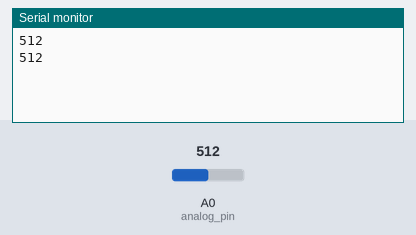
This sketch was run on a simulated Arduino Uno, built with avr-gcc and run on an emulated ATmega328P. Shown: the last lines printed to the serial monitor. The inputs (shaded band) are chosen by the test bench; at power-on: A0 (analog_pin) = 512.

Above: at 1.2 s.
1.3 s: A0 (analog_pin) set to 716
At 1.3 s:
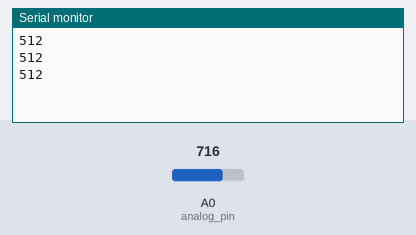
2.8 s: A0 (analog_pin) set to 900
At 3.3 s:
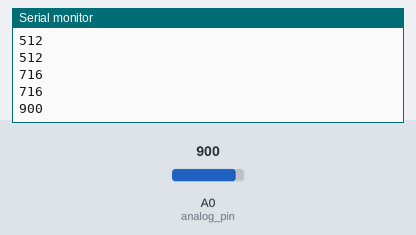
Timing chart, 0 to 5.8 s (numbered marks = the images above; inputs shaded):
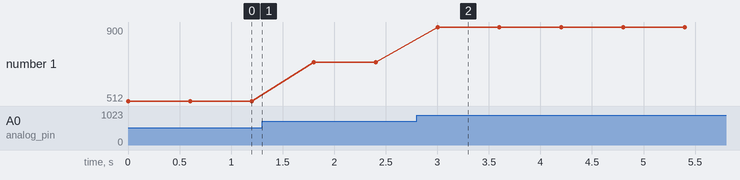

The sketch:

Flight_Simulator_Ground_Viewer_Sketch.ino
```cpp
//USER SETUP
const byte analog_bracket = 3;
const byte analog_pin = A0;  // connect all switches to this of your chosen analog pin
const long groundView_interval = 55; // set this high enough to allow single selections -- low number = faster repeats

//record your switch input values here
const int  eyelevel_fwd     = 42; // FSX 'keyboard options' and Link2FS 'KEYS' code ctrl and bksp -- Upload "D110"
const int  eyelevel_back    = 42; // FSX 'keyboard options' and Link2FS 'KEYS' code ctrl and entr -- Upload "D100"
const int  selection_3D     = 42; // FSX 'keyboard options' and Link2FS 'KEYS' code shift and n   -- Upload "D090"
const int  look_down        = 42; // FSX 'keyboard options' and Link2FS 'KEYS' code shift and b   -- Upload "D080"
const int  look_right       = 42; // FSX 'keyboard options' and Link2FS 'KEYS' code shift and j   -- Upload "D070"
const int  look_up          = 42; // FSX 'keyboard options' and Link2FS 'KEYS' code shift and i   -- Upload "D060"
const int  zoom_in          = 42; // FSX 'keyboard options' and Link2FS 'KEYS' code shift and u   -- Upload "D050"
const int  look_fwd_2D      = 42; // FSX 'keyboard options' and Link2FS 'KEYS' code shift and o   -- Upload "D040"
const int  zoom_out         = 42; // FSX 'keyboard options' and Link2FS 'KEYS' code shift and v   -- Upload "D030"
const int  eyelevel_up      = 42; // FSX 'keyboard options' and Link2FS 'KEYS' code shift and p   -- Upload "D020"
const int  look_left        = 42; // FSX 'keyboard options' and Link2FS 'KEYS' code shift and l   -- Upload "D010"
const int  eyelevel_dn      = 42; // FSX 'keyboard options' and Link2FS 'KEYS' code shift and m   -- Upload "D000"
//end user setup


void setup() {
  /*
  The Arduino analog pins are analog input by default -- all input pins should not be left unconnected (floating).
  Plug one of the following three pin ranges into the next line of code depending on your Arduino board and the
  analog pin that you are using. The example below exempts pin A0 which is used as the analog input pin. Arduino NANO
  and PRO MINI analog pins A6 and A7 have no digital functions. Connect pins A6 and A7 to +5V through 39k ohm resistors.
   for Arduino UNO  i=15; i<20; i++
   NANO & PRO MINI  i=15; i<20; i++
   for Arduino MEGA i=55; i<70; i++
  */
  for (byte i=15; i<22; i++) pinMode(i, INPUT_PULLUP); // NANO using analog pin A0 (D14) -- pull pins A1 thru A7 HIGH

  Serial.begin(115200);
}// end setup()


void loop() {
  static long slot_analogDisplay, slot_groundView;

//DISPLAY CURRENT analogRead() -- place // in front of the following line when single and multiple hits run smoothly
  if (millis() > slot_analogDisplay) {Serial.println(analogRead(analog_pin)); slot_analogDisplay += 600;}

//PROVIDE TIME FOR other programming to run
  if (millis() > slot_groundView) {GROUND_VIEW_GATEKEEPER(); slot_groundView += 10;}
}// end loop()


void GROUND_VIEW_GATEKEEPER() {
  int analog_read1Low, analog_read1High, analog_read2;
  static long slot_viewKeyboard;
  bool check_valid;

  analogRead(analog_pin); // stabilize the analog to digital converter --
  analog_read1Low = analogRead(analog_pin) - analog_bracket;

//WAIT FOR SWITCH to be pushed
  if (analog_read1Low < 900) {
    analog_read1High = analog_read1Low + (2 * analog_bracket);
    analog_read2 = analogRead(analog_pin);

//PROCEED IF CONTACT is stable and repeat has timed out
    if ((analog_read1Low < analog_read2) && (analog_read1High > analog_read2) && (millis() > slot_viewKeyboard)) {
      check_valid = GROUND_VIEW_KEYBOARD(analog_read1Low, analog_read1High);

//slot_viewKeyboard IS EXTENDED ONLY if input matches preprogrammed value -- string uploaded to Link2FS
      if (check_valid == true) slot_viewKeyboard = millis() + groundView_interval;

    }//close input is stable ....
  }// close key pressed
}// close ground_view_gatekeeper()


bool GROUND_VIEW_KEYBOARD(int low, int high) {
  bool success = false;
  //Serial.println("Keyboard");

//CHECK ANALOG INPUT against user setup values -- upload Link2FS code
  if ((low < eyelevel_dn) && (high > eyelevel_dn)) {
     Serial.println("D000"); success = true; return success; }
  if ((low < look_left) && (high > look_left)) {
     Serial.println("D010"); success = true; return success; }
  if ((low < eyelevel_up) && (high > eyelevel_up)) {
     Serial.println("D020"); success = true; return success; }
  if ((low < zoom_out) && (high > zoom_out)) {
     Serial.println("D030"); success = true; return success; }
  if ((low < look_fwd_2D) && (high > look_fwd_2D)) {
     Serial.println("D040"); success = true; return success; }
  if ((low < zoom_in) && (high > zoom_in)) {
     Serial.println("D050"); success = true; return success; }
  if ((low < look_up) && (high > look_up)) {
     Serial.println("D060"); success = true; return success; }
  if ((low < look_right) && (high > look_right)) {
     Serial.println("D070"); success = true; return success; }
  if ((low < look_down) && (high > look_down)) {
     Serial.println("D080"); success = true; return success; }
  if ((low < selection_3D) && (high > selection_3D)) {
     Serial.println("D090"); success = true; return success; }
  if ((low < eyelevel_fwd) && (high > eyelevel_fwd)) {
     Serial.println("D100"); success = true; return success; }
  if ((low < eyelevel_back) && (high > eyelevel_back)) {
     Serial.println("D110"); success = true; return success; }

}// end ground_view_keyboard()

/*
RESISTOR LADDER CIRCUIT CONSTRUCTION

MATERIAL -- apart from the microprocessor, use what you have available. Try to keep the ladder resistors within one or
  two standard resistor sizes of each other. This sketch will not work with 4x3 matrix keypads.
- one    arduino micrprocessor board -- NANO, UNO, MEGA, or PRO MINI connected to serial adapter module
- one    USB cable
- one    5x7cm double side perforated project board pcb
- three  jumpers
- two    normally open pushbuttons -- suggest 6x6x7.3mm   tactile switch -- } square actuator without cap gives better
- ten    normally open pushbuttons -- suggest 12x12x7.3mm tactile switch   -- } feel and contact than long tapered actuators
- one    10k  ohm small wattage resistor through hole or surface mount SM0805
- one    100k ohm small wattage resistor through hole or surface mount SM0805
- two    39k ohm small wattage through hole resistor. Analog pins A6 and A7 external pull up resistors.
- twelve 4.7k ohm small wattage resistor through hole or surface mount SM0805

CONSTRUCTION -- suggest assemble the circuit on solderless breadboard first, using axial (through hole) resistors
    and connect ONE jumper between the Arduino analog pin and touch a resistor ladder node at a time, then connect the switches
> ANALOG RESISTOR LADDER
    NOTE I used 4.7k ohm resistors. Any standard size low wattage resistor between 1000 ohms and 10,000 ohms works well.
  - connect one end of first 4.7k ohm resistor to Arduino GND bus
  - make a chain by connecting the next 4.7k resistor to the first and then repeat for the remaining 4.7k ohm resistors.
    NOTE: each connection between two resistors and a switch is a NODE.
  - pullup resistor --connect one end of 100k ohm resistor to Arduino analog pin A0 and the other end to Arduino 5V bus.
    increase the size of the pullup resistor when using ladder resistors greater than 4.7k ohms
> PUSHBUTTONS
  - connect one terminal of the switch to a separate NODE of the resistor ladder circuit.
  - connect the other terminal of all switches to analog pin A0.


> PROGRAMMING -- generally a good idea to close the Arduino Serial Monitor if not used for long periods of time. Flooding
    the input buffer will lock up the Arduino IDE program if not the computer and all programming changes are lost
  - load the sketch onto the Arduino board and enable the Arduino Serial Monitor with baud rate of 115200
  - with no buttons pushed - monitor should display a scrolling value of 1023 - if not check the circuit construction for
    loose connections
> IDENTIFY each switch with one of the switch input variables in 'USER SETUP' above
  - touch each node - ONE AT A TIME - with the jumper and record your observed values in 'USER SETUP'
  - re load the sketch onto the Arduino board
  - push each switch (or move jumper to another node) in turn and the serial monitor should display text output for the switch
    eg. push 'pan_left'switch outputs D010 to the monitor
  - revisit 'USER SETUP' if necessary to fine tune the output
  - place 'comment out' marks as directed by 'DISPLAY CURRENT analogRead()' of void loop() to stop scrolling analog value output.
  - again download the sketch onto the Arduion board
  - save the sketch to your project folder with 'PROGRAMMED' added to sketch name
  - close the Arduino serial monitor
  - run Flight Simulator, run Link2FS 'KEYS' program keys as per video.
// end instructions
*/
```

Measured:
- after the input at 2.8 s, the serial monitor: prints a new line after 0.20 s (image 2)
- plotted number 1: 512 → 716 after the input at 1.3 s, 716 → 900 after the input at 2.8 s
